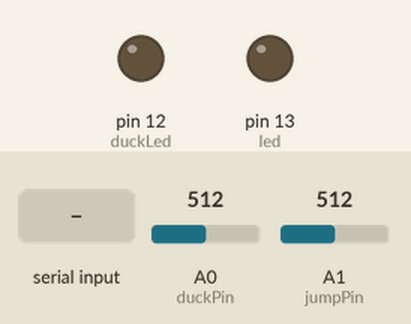
Recording of a sketch running on a simulated Arduino Uno, built with avr-gcc and run on an emulated ATmega328P. Parts: output pins drawn as LEDs (lit = HIGH). The test bench sets the inputs (shaded band); at power-on: A1 (jumpPin) = 512, A0 (duckPin) = 512. Pins used as bus, display or sensor lines are not drawn; what the sketch prints to the serial monitor is not drawn.

Above: at 1.0 s.
1.1 s: "G" received over Serial
2.7 s: A1 (jumpPin) set to 315
4.2 s: A1 (jumpPin) set to 289
At 5.4 s:
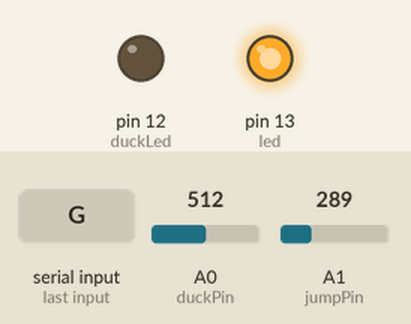
5.7 s: A0 (duckPin) set to 49
7.2 s: A0 (duckPin) set to 40
At 7.8 s:
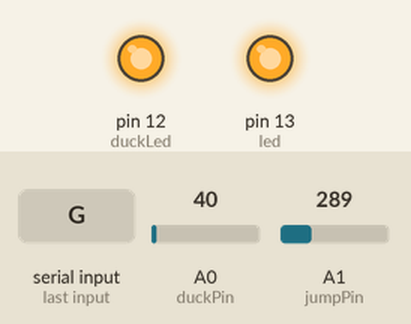
8.7 s: A1 (jumpPin) set to 306
At 10.1 s:
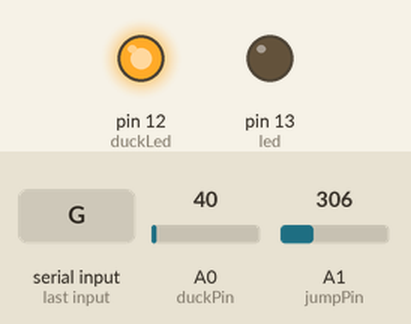
Timing chart, 0 to 11.2 s (numbered marks = the images above; inputs shaded):
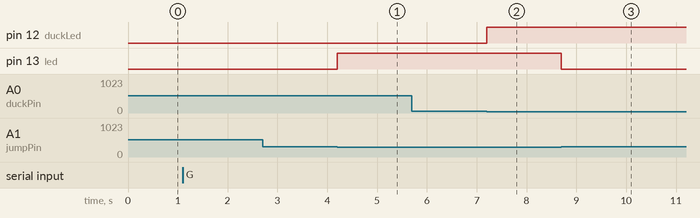

The sketch:

HeartRacer-Arduino.ino
```cpp
// (licence header left out)
/***
* Constants
***/
const int led = 13;
const int duckLed = 12;
const int jumpPin = A1;
const int duckPower = 11;
const int duckPin = A0;
const int DUCK_THRESHOLD = 45;
const int JUMP_THRESHOLD = 300;

/***
* Globals
***/
int jumpSensor = 0;
int duckSensor = 0;
int inByte = 0;

/***
* Initial setup code
***/
void setup()
{
  Serial.begin(57600);
  while (!Serial) {
    ; // wait for serial port to connect. Needed for Leonardo only
  }

  // Pin modes
  pinMode(led, OUTPUT);
  pinMode(duckLed, OUTPUT);
  pinMode(duckPower, OUTPUT);

  // Laser and LEDs off
  digitalWrite(led, LOW);
  digitalWrite(duckLed, LOW);
  digitalWrite(duckPower, LOW);

  establishContact();
}

/***
* Main loop, called continuously
***/
void loop()
{
  // Keep track of inputs
  jumpSensor = analogRead(jumpPin);
  duckSensor = analogRead(duckPin);

  // Read the serial port if data available
  if (Serial.available() > 0) {
    inByte = Serial.read();

    if (inByte == 'G') { // Get input
      byte out = 0;
      out |= (jumpSensor <= JUMP_THRESHOLD);
      out |= (duckSensor <= DUCK_THRESHOLD) << 1;
      Serial.write(out);
    } else if (inByte == 'R') { // Reset controller
      // LEDs off, Laser off
      digitalWrite(led, LOW);
      digitalWrite(duckLed, LOW);
      digitalWrite(duckPower, LOW);

      // Flush out the serial buffer, close and reopen
      Serial.println("");
      serialFlush();
      Serial.end();
      delay(10);
      Serial.begin(57600);

      establishContact();

      // Reread Inputs
      jumpSensor = analogRead(jumpPin);
      duckSensor = analogRead(duckPin);
    }
  }

  // Set debugging leds
  digitalWrite(led, jumpSensor <= JUMP_THRESHOLD ? HIGH : LOW);
  digitalWrite(duckLed, duckSensor <= DUCK_THRESHOLD ? HIGH : LOW);

  delay(1); // Let the ADC settle
}

/***
* Establish serial connection with game
***/
void establishContact() {
  // Wait for a response
  while (Serial.available() <= 0) {
    Serial.println("HI");
    delay(300);
  }

  // Turn on the laser
  digitalWrite(duckPower, HIGH);
}

/***
* Flushes the serial buffers
***/
void serialFlush(){
  while(Serial.available() > 0) {
    char t = Serial.read();
  }
  Serial.flush();
}
```

Measured:
- the behaviour switches between 301 and 300 on A1 (jumpPin) (found by bisection; images 0 and 1)
- the behaviour switches between 46 and 45 on A0 (duckPin) (found by bisection; images 1 and 2)
- after the input at 1.1 s, every drawn part: stays the same
- after the input at 2.7 s, every drawn part: stays the same
- after the input at 4.2 s, pin 13 (led): LOW → HIGH at once
- after the input at 5.7 s, every drawn part: stays the same
- after the input at 7.2 s, pin 12 (duckLed): LOW → HIGH at once
- after the input at 8.7 s, pin 13 (led): HIGH → LOW at once
